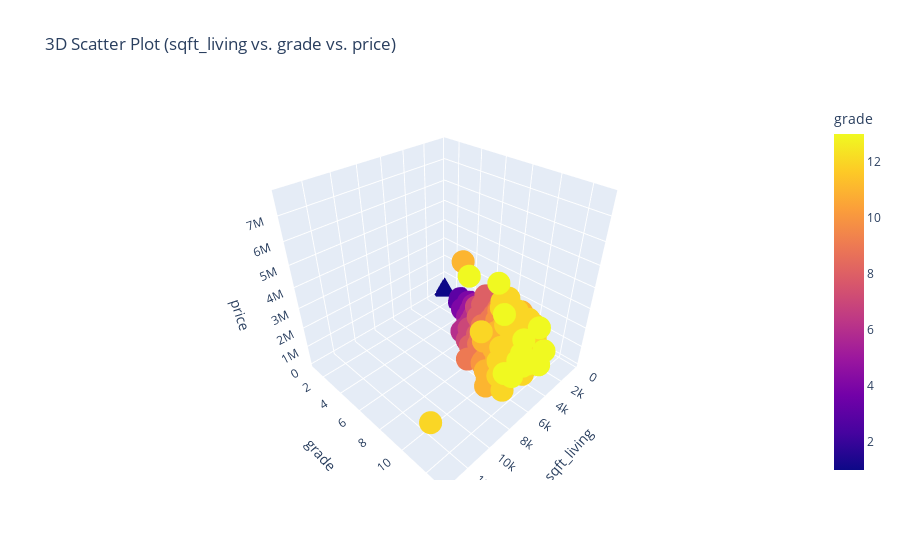

Notebook code for this chart:
### Code cell
fig = px.scatter_3d(df, x='sqft_living', y='grade', z = 'price', color='grade', title="3D Scatter Plot (sqft_living vs. grade vs. price)")
fig.show()

### Figure 1 — Plotly figure (JSON) as saved in the notebook; plotly's stock layout.template omitted (floating-point values rounded to 4 significant figures; data arrays with more than 128 entries replaced by an {"elided": "..."} marker saying what was removed)
{"data": [{"hovertemplate": "sqft_living=%{x}<br>grade=%{marker.color}<br>price=%{z}<extra></extra>", "legendgroup": "", "marker": {"color": {"elided": "21613 int values"}, "coloraxis": "coloraxis", "symbol": "circle"}, "mode": "markers", "name": "", "scene": "scene", "showlegend": false, "type": "scatter3d", "x": {"elided": "21613 int values"}, "y": {"elided": "21613 int values"}, "z": {"elided": "21613 int values"}}], "layout": {"coloraxis": {"colorbar": {"title": {"text": "grade"}}, "colorscale": [[0, "#0d0887"], [0.1111, "#46039f"], [0.2222, "#7201a8"], [0.3333, "#9c179e"], [0.4444, "#bd3786"], [0.5556, "#d8576b"], [0.6667, "#ed7953"], [0.7778, "#fb9f3a"], [0.8889, "#fdca26"], [1, "#f0f921"]]}, "legend": {"tracegroupgap": 0}, "scene": {"domain": {"x": [0, 1], "y": [0, 1]}, "xaxis": {"title": {"text": "sqft_living"}}, "yaxis": {"title": {"text": "grade"}}, "zaxis": {"title": {"text": "price"}}}, "title": {"text": "3D Scatter Plot (sqft_living vs. grade vs. price)"}}}
